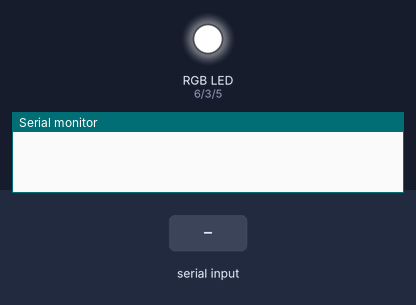
Bench run of a sketch on a simulated Arduino Uno, built with avr-gcc and run on an emulated ATmega328P. Parts: an RGB LED mixed from three pins (HIGH = lit), the last lines printed to the serial monitor. Inputs (shaded band) come from the test bench.

Above: at 1.2 s.
1.3 s: "n,45\n" received over Serial
At 2.5 s:
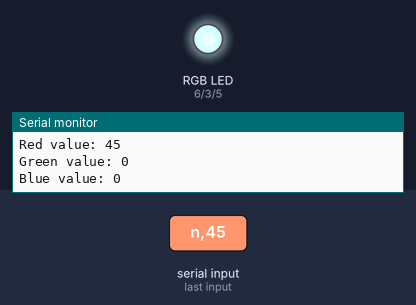
2.8 s: byte 10 ('\n') received over Serial
At 3.5 s:
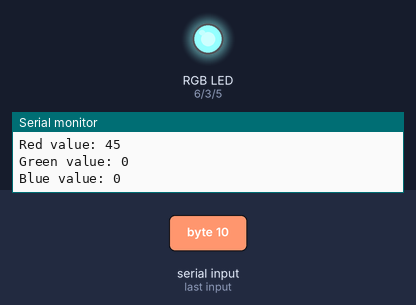
4.3 s: "n\n" received over Serial
At 4.7 s:
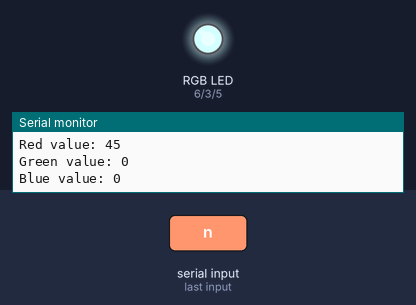
5.8 s: "r1200\n" received over Serial
At 7.2 s:
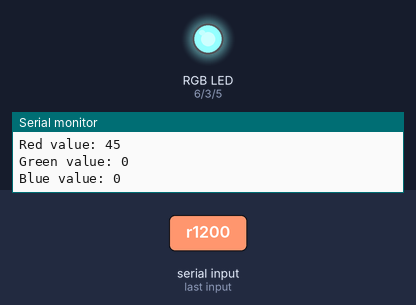
Timing chart, 0 to 8.3 s (numbered marks = the images above; inputs shaded):
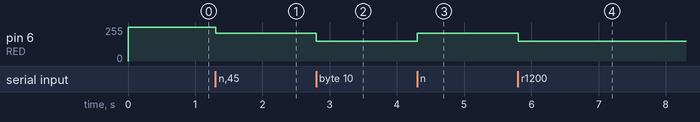

The sketch:

RGB_LEDs.ino
```cpp
#include <SoftwareSerial.h>

#define GREEN 3
#define BLUE 5
#define RED 6
#define delayTime 20

char current_line[16]; // allocate some space for the string

/* RGB LED fading code taken from a tutorial by cyragia:
http://www.instructables.com/id/Fading-RGB-LED-Arduino/?ALLSTEPS
and modified by hmurraydavis */

/*
Writes color to RGB LEDs
String format:
    n#rrrgggbbb where:
        n is the character "n" denoting the start of a new string
        # is the number of the desired chanel
        rrr is three characters representing the value for the red chanel
        ggg is three characters representing the value for the green chanel
        bbb is three characters representing the value for the blue chanel
*/

void setup() {

  pinMode(GREEN, OUTPUT);
  pinMode(BLUE, OUTPUT);
  pinMode(RED, OUTPUT);
  digitalWrite(GREEN, HIGH);
  digitalWrite(BLUE, HIGH);
  digitalWrite(RED, HIGH);

  int redVal;
  int blueVal;
  int greenVal;
  Serial.begin(9600);
}

void read_line(char *line) {
    // read characters from serial into line until a newline character
    char c;
    int index;
    for (index = 0; index < 16; index++) {
        // wait until there is a character
        while (Serial.available() == 0);
        // read a character
        c = Serial.read();
        if (c == '\n') {
            break;
        } else {
            line[index] = c;
        }
    }
    // terminate the string
    line[index] = '\0';
}

int get_amount(char *line) {
    // return the number in a string such as "r1200" as an int
    int amount;
    amount = (int) strtol(line+1, NULL, 10);
    return amount;
}


int redV(){
    char redChar[3];
    for (int index = 2; index < 5; index++) {
       redChar[index-2] = current_line[index];
    }
    redChar[3]='\0';
    int red = atol(redChar); //, NULL, 5);
    Serial.println("Red value: " + String(red));
    return red;
}


int blueV(){
    char blueChar[3];
    int start = 8;
    for (int index = start; index < start+3; index++){
        blueChar[index-start] = current_line[index];
    }
    blueChar[3]='\0';
    int blue = atol(blueChar);
    Serial.println("Blue value: "+String(blue));
    return blue;
}


int greenV(){
    char greenChar[3];
    int start = 5;
    for (int index = start; index < start+3; index++){
        greenChar[index-start] = current_line[index];
    }
    greenChar[3]='\0';
    int green = atol(greenChar);
    Serial.println("Green value: "+String(green));
    return green;
}


void writeColorToLED(int chanel, int redVal, int greenVal, int blueVal) {
    analogWrite( GREEN, 255 - greenVal );
    analogWrite( RED, 255 - redVal );
    analogWrite( BLUE, 255 - blueVal );
}


void loop() {

    int redValue;
    int blueValue;
    int greenValue;
    read_line(current_line);
    if (current_line[0]=='n'){
        redValue = redV();
        greenValue = greenV();
        blueValue = blueV();

    }
    writeColorToLED(0, redValue, blueValue, greenValue);
  /*
  int redVal = 255;
  int blueVal = 0;
  int greenVal = 0;
  for( int i = 0 ; i < 255 ; i += 1 ){
    greenVal += 1;
    redVal -= 1;
    analogWrite( GREEN, 255 - greenVal );
    analogWrite( RED, 255 - redVal );

    delay( delayTime );
  }

  redVal = 0;
  blueVal = 0;
  greenVal = 255;
  for( int i = 0 ; i < 255 ; i += 1 ){
    blueVal += 1;
    greenVal -= 1;
    analogWrite( BLUE, 255 - blueVal );
    analogWrite( GREEN, 255 - greenVal );

    delay( delayTime );
  }

  redVal = 0;
  blueVal = 255;
  greenVal = 0;
  for( int i = 0 ; i < 255 ; i += 1 ){
    redVal += 1;
    blueVal -= 1;
    analogWrite( RED, 255 - redVal );
    analogWrite( BLUE, 255 - blueVal );

    delay( delayTime );
  }
  */
}
```

Measured:
- after the input at 1.3 s, pin 6 (RED): 255/255 → 210/255 at once
- after the input at 2.8 s, pin 6 (RED): 210/255 → 148/255 at once
- after the input at 4.3 s, pin 6 (RED): 148/255 → 210/255 at once
- after the input at 5.8 s, pin 6 (RED): 210/255 → 148/255 at once
